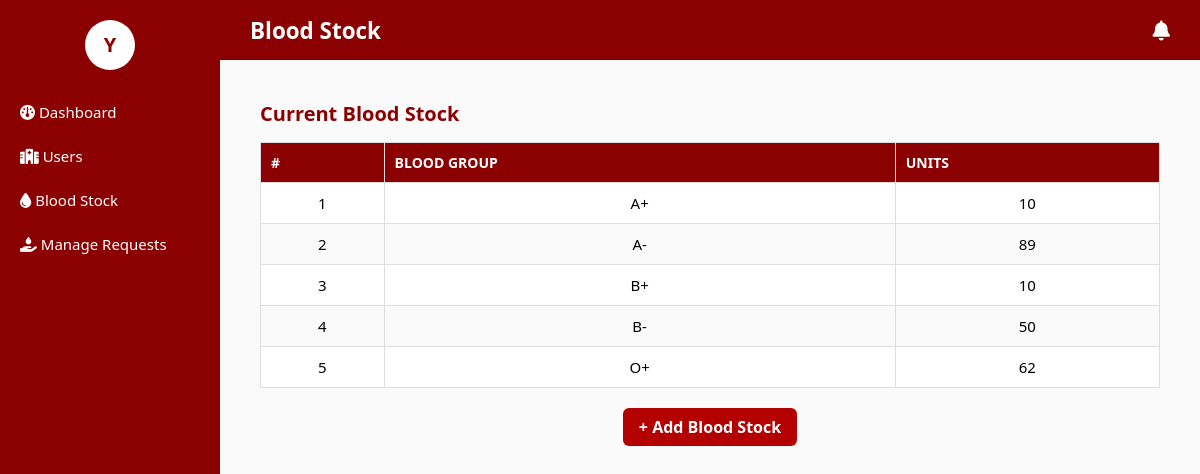
Screenshot of /dashboard/blood_stock_dashboard/ (signed in) with the database file from the repository.
### blood_bank_app/models.py (models this page shows, shortened)
class BloodStock(models.Model):
    BLOOD_GROUP_CHOICES = [
        ('A+', 'A+'), ('A-', 'A-'),
        ('B+', 'B+'), ('B-', 'B-'),
        ('AB+', 'AB+'), ('AB-', 'AB-'),
        ('O+', 'O+'), ('O-', 'O-'),
    ]
    blood_group = models.CharField(max_length=3, choices=BLOOD_GROUP_CHOICES)
    units = models.PositiveIntegerField()
    added_at = models.DateTimeField(auto_now_add=True)

### blood_bank_app/views.py (the view)
# urls.py: path('dashboard/blood_stock_dashboard/', views.blood_stock_dashboard, name='blood_stock_dashboard'),
@login_required
def blood_stock_dashboard(request):
    unread_notifications_count = AdminNotification.objects.filter(is_read=False).count()
    if request.method == 'POST':
        form = BloodStockForm(request.POST)
        if form.is_valid():
            blood_group = form.cleaned_data['blood_group']
            units = form.cleaned_data['units']
            stock, created = BloodStock.objects.get_or_create(
                blood_group=blood_group
            )
            if not created:
                stock.units += units
            else:
                stock.units = units
            stock.save()
            messages.success(request, f"{units} units of {blood_group} added successfully!")
            return redirect('blood_stock_dashboard')
    else:
        form = BloodStockForm()
    blood_stock = BloodStock.objects.all().order_by('blood_group')  # ordered by group
    return render(request, 'dashboard/blood_stock_dashboard.html', {
        'form': form,
        'blood_stock': blood_stock,
        'unread_notifications_count': unread_notifications_count,
    })

### blood_bank_app/templates/dashboard/blood_stock_dashboard.html (shortened to what this page needs)
{% extends 'dashboard/admin_base.html' %}
{% block page_title %}Blood Stock{% endblock %}
{% block content_admin %}
<h3 class="section-title">Current Blood Stock</h3>
<table class="styled-table">
    <thead>
        <tr>
            <th>#</th>
            <th>Blood Group</th>
            <th>Units</th>
        </tr>
    </thead>
    <tbody>
        {% for stock in blood_stock %}
        <tr>
            <td>{{ forloop.counter }}</td>
            <td>{{ stock.blood_group }}</td>
            <td>{{ stock.units }}</td>
        </tr>
        {% empty %}
        <tr>
            <td colspan="3" class="text-center">No blood stock available.</td>
        </tr>
        {% endfor %}
    </tbody>
</table>
<div class="button-row">
    <a href="{% url 'admin_add_blood_stock' %}" class="btn-add">
        + Add Blood Stock
    </a>
</div>
{% endblock %}

### blood_bank_app/templates/dashboard/admin_base.html (shortened to what this page needs)
{% load static %}
<!DOCTYPE html>
<html lang="en">
<head>
    <link rel="stylesheet" href="https://cdnjs.cloudflare.com/ajax/libs/font-awesome/6.5.0/css/all.min.css">
</head>
<body>
    <div class="sidebar">
        <div class="profile-container">
            <div class="profile-icon" onclick="toggleProfile()">
                {{ request.user.username|slice:":1"|upper }}
            </div>
        </div>
        <a href="{% url 'admin_dashboard' %}"><i class="fa-solid fa-gauge"></i> Dashboard</a>
        <a href="{% url 'users' %}"><i class="fa-solid fa-hospital"></i> Users</a>
        <a href="{% url 'blood_stock_dashboard' %}"><i class="fa-solid fa-droplet"></i> Blood Stock</a>
        <a href="{% url 'manage_requests' %}"><i class="fa-solid fa-hand-holding-droplet"></i> Manage Requests</a>
    </div>
    <div class="topbar">
        <span>{% block page_title %}Admin Dashboard{% endblock %}</span>
        <div class="topbar-icons">
            <a href="{% url 'admin_notifications' %}" class="notification-icon" title="Notifications">
                <i class="fa-solid fa-bell"></i>
            </a>
        </div>
    </div>
    <div class="main-content">
        {% block content_admin %}{% endblock %}
    </div>
</body>
</html>

### blood_bank_app/templates/dashboard/admin_base.html (style rules this page uses)
body, html { margin: 0; padding: 0; font-family: 'Segoe UI', sans-serif; background: #FAFAFA; }
.sidebar { width: 220px; background-color: #8B0000; color: white; position: fixed; top: 0; bottom: 0; left: 0; padding-top: 20px; z-index: 50; }
.sidebar a { display: block; color: white; text-decoration: none; padding: 12px 20px; font-size: 15px; }
.profile-container { text-align: center; margin-bottom: 20px; position: relative; }
.profile-icon { width: 50px; height: 50px; background-color: white; color: #8B0000; border-radius: 50%; font-weight: bold; line-height: 50px; margin: 0 auto; cursor: pointer; display: flex; align-items: center; justify-content: center; font-size: 20px; }
.topbar { position: fixed; left: 220px; right: 0; top: 0; height: 60px; background-color: #8B0000; color: #fff; display: flex; justify-content: space-between; align-items: center; padding: 0 30px; font-size: 1.4em; font-weight: 600; z-index: 90; }
.topbar-icons { display: flex; align-items: center; gap: 15px; }
.notification-icon { color: #fff; font-size: 20px; position: relative; transition: transform 0.2s; }
.main-content { margin-left: 220px; padding: 80px 40px 40px 40px; min-height: calc(100vh - 60px); }
table { width: 100%; border-collapse: collapse; margin-top: 10px; }
th, td { border: 1px solid #ddd; padding: 12px; text-align: center; font-size: 15px; }
tr:nth-child(even) { background-color: #f9f9f9; }

### blood_bank_app/templates/dashboard/blood_stock_dashboard.html (style rules this page uses)
.section-title { color: #8B0000; font-size: 20px; margin-bottom: 15px; }
.button-row { margin-top: 20px; text-align: center; }
.btn-add { display: inline-block; background-color: #b30000; color: #fff; padding: 8px 16px; border-radius: 6px; text-decoration: none; font-weight: 600; transition: background 0.2s; }
.styled-table { width: 100%; border-collapse: collapse; }
.styled-table thead th { background-color: #8B0000; color: #fff; text-transform: uppercase; font-size: 14px; padding: 10px; text-align: left; }
.styled-table tbody td { padding: 10px; }
.styled-table tbody tr:nth-child(even) { background-color: #f9f9f9; }
.styled-table tbody tr:nth-child(odd) { background-color: #ffffff; }

### rows the page displays
BloodStock: blood_group "A+", units "10"
BloodStock: blood_group "A-", units "89"
BloodStock: blood_group "B+", units "10"
BloodStock: blood_group "B-", units "50"
BloodStock: blood_group "O+", units "62"

### other values shown
{{ request.user.username|slice:":1"|upper }} "Y"
